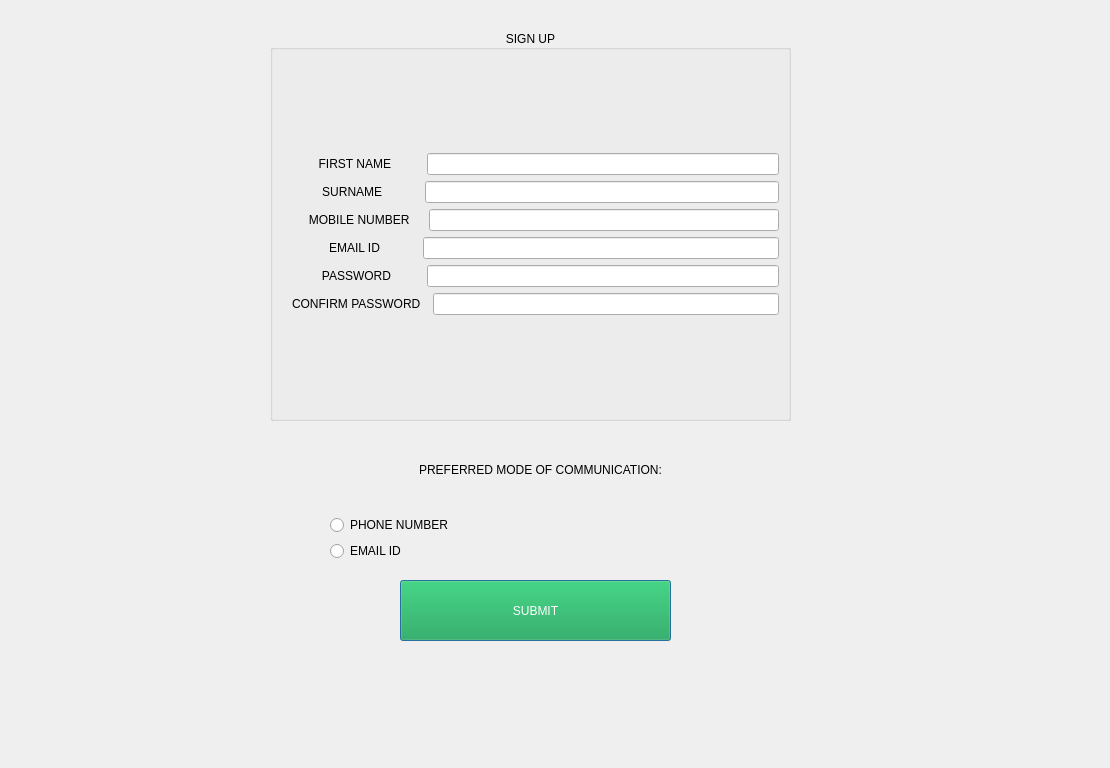
<?xml version="1.0" encoding="UTF-8"?>
<ui version="4.0">
 <class>newUserDialog</class>
 <widget class="QDialog" name="newUserDialog">
  <property name="geometry">
   <rect>
    <x>0</x>
    <y>0</y>
    <width>1110</width>
    <height>768</height>
   </rect>
  </property>
  <property name="windowTitle">
   <string>Dialog</string>
  </property>
  <widget class="QLabel" name="register_status">
   <property name="geometry">
    <rect>
     <x>80</x>
     <y>670</y>
     <width>931</width>
     <height>61</height>
    </rect>
   </property>
   <property name="font">
    <font>
     <pointsize>12</pointsize>
     <bold>true</bold>
    </font>
   </property>
   <property name="text">
    <string/>
   </property>
  </widget>
  <widget class="QGroupBox" name="groupBox_2">
   <property name="geometry">
    <rect>
     <x>270</x>
     <y>30</y>
     <width>521</width>
     <height>391</height>
    </rect>
   </property>
   <property name="styleSheet">
    <string notr="true">font: 10pt &quot;Segoe UI&quot;;</string>
   </property>
   <property name="title">
    <string>SIGN UP</string>
   </property>
   <property name="alignment">
    <set>Qt::AlignCenter</set>
   </property>
   <property name="flat">
    <bool>false</bool>
   </property>
   <property name="checkable">
    <bool>false</bool>
   </property>
   <layout class="QVBoxLayout" name="verticalLayout_5">
    <item>
     <layout class="QVBoxLayout" name="verticalLayout_6">
      <item>
       <layout class="QHBoxLayout" name="horizontalLayout_9">
        <item>
         <widget class="QLabel" name="label_8">
          <property name="text">
           <string>           FIRST NAME         </string>
          </property>
          <property name="alignment">
           <set>Qt::AlignCenter</set>
          </property>
         </widget>
        </item>
        <item>
         <widget class="QLineEdit" name="lineEdit_4">
          <property name="alignment">
           <set>Qt::AlignCenter</set>
          </property>
         </widget>
        </item>
       </layout>
      </item>
      <item>
       <layout class="QHBoxLayout" name="horizontalLayout_8">
        <item>
         <widget class="QLabel" name="label_9">
          <property name="text">
           <string>            SURNAME           </string>
          </property>
          <property name="alignment">
           <set>Qt::AlignCenter</set>
          </property>
         </widget>
        </item>
        <item>
         <widget class="QLineEdit" name="lineEdit_5">
          <property name="alignment">
           <set>Qt::AlignCenter</set>
          </property>
         </widget>
        </item>
       </layout>
      </item>
      <item>
       <layout class="QHBoxLayout" name="horizontalLayout_7">
        <item>
         <widget class="QLabel" name="label_10">
          <property name="text">
           <string>        MOBILE NUMBER    </string>
          </property>
          <property name="alignment">
           <set>Qt::AlignCenter</set>
          </property>
         </widget>
        </item>
        <item>
         <widget class="QLineEdit" name="lineEdit_6">
          <property name="alignment">
           <set>Qt::AlignCenter</set>
          </property>
         </widget>
        </item>
       </layout>
      </item>
      <item>
       <layout class="QHBoxLayout" name="horizontalLayout_6">
        <item>
         <widget class="QLabel" name="label_11">
          <property name="text">
           <string>              EMAIL ID           </string>
          </property>
          <property name="alignment">
           <set>Qt::AlignCenter</set>
          </property>
         </widget>
        </item>
        <item>
         <widget class="QLineEdit" name="lineEdit_10">
          <property name="layoutDirection">
           <enum>Qt::LeftToRight</enum>
          </property>
          <property name="echoMode">
           <enum>QLineEdit::Normal</enum>
          </property>
          <property name="alignment">
           <set>Qt::AlignCenter</set>
          </property>
         </widget>
        </item>
       </layout>
      </item>
      <item>
       <layout class="QHBoxLayout" name="horizontalLayout_5">
        <item>
         <widget class="QLabel" name="label_12">
          <property name="text">
           <string>            PASSWORD         </string>
          </property>
          <property name="alignment">
           <set>Qt::AlignCenter</set>
          </property>
         </widget>
        </item>
        <item>
         <widget class="QLineEdit" name="lineEdit_11">
          <property name="layoutDirection">
           <enum>Qt::LeftToRight</enum>
          </property>
          <property name="echoMode">
           <enum>QLineEdit::Password</enum>
          </property>
          <property name="alignment">
           <set>Qt::AlignCenter</set>
          </property>
         </widget>
        </item>
       </layout>
      </item>
      <item>
       <layout class="QHBoxLayout" name="horizontalLayout_4">
        <item>
         <widget class="QLabel" name="label_13">
          <property name="text">
           <string>   CONFIRM PASSWORD  </string>
          </property>
          <property name="alignment">
           <set>Qt::AlignCenter</set>
          </property>
         </widget>
        </item>
        <item>
         <widget class="QLineEdit" name="lineEdit_12">
          <property name="text">
           <string/>
          </property>
          <property name="echoMode">
           <enum>QLineEdit::Password</enum>
          </property>
          <property name="alignment">
           <set>Qt::AlignCenter</set>
          </property>
         </widget>
        </item>
       </layout>
      </item>
     </layout>
    </item>
   </layout>
  </widget>
  <widget class="QPushButton" name="submit">
   <property name="geometry">
    <rect>
     <x>400</x>
     <y>580</y>
     <width>271</width>
     <height>61</height>
    </rect>
   </property>
   <property name="styleSheet">
    <string notr="true">font: 12pt &quot;Segoe UI&quot;;
background-color: rgb(16, 163, 70);
color: rgb(255, 255, 255);</string>
   </property>
   <property name="text">
    <string>SUBMIT</string>
   </property>
  </widget>
  <widget class="QWidget" name="">
   <property name="geometry">
    <rect>
     <x>330</x>
     <y>430</y>
     <width>421</width>
     <height>131</height>
    </rect>
   </property>
   <layout class="QVBoxLayout" name="verticalLayout">
    <item>
     <widget class="QLabel" name="label">
      <property name="styleSheet">
       <string notr="true">font: 11pt &quot;Segoe UI&quot;;</string>
      </property>
      <property name="text">
       <string>PREFERRED MODE OF COMMUNICATION:</string>
      </property>
      <property name="alignment">
       <set>Qt::AlignCenter</set>
      </property>
     </widget>
    </item>
    <item>
     <widget class="QRadioButton" name="radioButton_3">
      <property name="styleSheet">
       <string notr="true">font: 10pt &quot;Segoe UI&quot;;</string>
      </property>
      <property name="text">
       <string>PHONE NUMBER</string>
      </property>
     </widget>
    </item>
    <item>
     <widget class="QRadioButton" name="radioButton_2">
      <property name="styleSheet">
       <string notr="true">font: 10pt &quot;Segoe UI&quot;;</string>
      </property>
      <property name="text">
       <string>EMAIL ID</string>
      </property>
     </widget>
    </item>
   </layout>
  </widget>
 </widget>
 <resources/>
 <connections/>
</ui>
